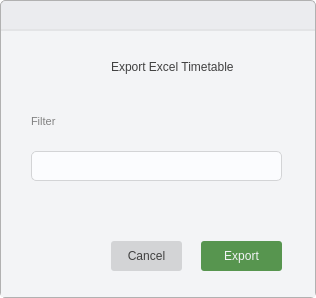
<?xml version="1.0" encoding="UTF-8"?>
<ui version="4.0">
 <class>Export</class>
 <widget class="QDialog" name="Export">
  <property name="geometry">
   <rect>
    <x>0</x>
    <y>0</y>
    <width>316</width>
    <height>298</height>
   </rect>
  </property>
  <property name="windowTitle">
   <string>Dialog</string>
  </property>
  <property name="styleSheet">
   <string notr="true">* {
	background: transparent;
	border: none;
	color: #414141;
}

QComboBox{
	border: 1px solid #D3D4D6;
	border-radius: 5px;
	padding-left: 5px;
	outline: none;
	background: #FBFCFE;
}

QComboBox::drop-down{
	background: transparent;
}

QComboBox::down-arrow{
	image: url(':/icons/icons/drop_down.svg');
	height: 24px;
	width: 24px;
}

QSpinBox{
	border: 1px solid #D3D4D6;
	border-radius: 5px;
	padding-left: 5px;
	background: #FBFCFE;
}

QSpinBox:down-button{
	background: transparent;
}

QSpinBox:up-button{
	background: transparent;
}

QSpinBox:down-arrow{
	image: url(':/icons/icons/drop_down.svg');
	height: 24px;
	width: 24px;
}

QSpinBox:up-arrow{
	image: url(':/icons/icons/drop_up.svg');
	height: 24px;
	width: 24px;
}

QLineEdit{
	border: 1px solid #D3D4D6;
	border-radius: 5px;
	padding-left: 5px;
	background: #FBFCFE;
}

QWidget#main_container {
	background: #EBECEF;
	border-radius: 5px;
	border: 1px solid #B1B1B1;
}

QWidget#container {
	background: #F3F4F6;
}

#close_btn:hover{
	background: #DC2626;
}

#toolbar{
	border-bottom: 2px solid #E3E4E6;
}</string>
  </property>
  <layout class="QVBoxLayout" name="verticalLayout_2">
   <property name="spacing">
    <number>0</number>
   </property>
   <property name="leftMargin">
    <number>0</number>
   </property>
   <property name="topMargin">
    <number>0</number>
   </property>
   <property name="rightMargin">
    <number>0</number>
   </property>
   <property name="bottomMargin">
    <number>0</number>
   </property>
   <item>
    <widget class="QWidget" name="main_container" native="true">
     <layout class="QVBoxLayout" name="verticalLayout">
      <property name="spacing">
       <number>0</number>
      </property>
      <property name="leftMargin">
       <number>1</number>
      </property>
      <property name="topMargin">
       <number>1</number>
      </property>
      <property name="rightMargin">
       <number>1</number>
      </property>
      <property name="bottomMargin">
       <number>1</number>
      </property>
      <item>
       <widget class="QWidget" name="toolbar" native="true">
        <property name="maximumSize">
         <size>
          <width>16777215</width>
          <height>30</height>
         </size>
        </property>
        <widget class="QPushButton" name="close_btn">
         <property name="geometry">
          <rect>
           <x>280</x>
           <y>0</y>
           <width>35</width>
           <height>30</height>
          </rect>
         </property>
         <property name="focusPolicy">
          <enum>Qt::FocusPolicy::NoFocus</enum>
         </property>
         <property name="text">
          <string/>
         </property>
         <property name="icon">
          <iconset theme="QIcon::ThemeIcon::ApplicationExit"/>
         </property>
         <property name="iconSize">
          <size>
           <width>10</width>
           <height>10</height>
          </size>
         </property>
        </widget>
       </widget>
      </item>
      <item>
       <widget class="QWidget" name="container" native="true">
        <layout class="QVBoxLayout" name="verticalLayout_3">
         <property name="spacing">
          <number>0</number>
         </property>
         <property name="leftMargin">
          <number>0</number>
         </property>
         <property name="topMargin">
          <number>0</number>
         </property>
         <property name="rightMargin">
          <number>0</number>
         </property>
         <property name="bottomMargin">
          <number>0</number>
         </property>
         <item>
          <widget class="QFrame" name="frame">
           <property name="frameShape">
            <enum>QFrame::Shape::StyledPanel</enum>
           </property>
           <property name="frameShadow">
            <enum>QFrame::Shadow::Plain</enum>
           </property>
           <widget class="QPushButton" name="timetable_export">
            <property name="geometry">
             <rect>
              <x>200</x>
              <y>210</y>
              <width>81</width>
              <height>30</height>
             </rect>
            </property>
            <property name="cursor">
             <cursorShape>PointingHandCursor</cursorShape>
            </property>
            <property name="styleSheet">
             <string notr="true">padding: 5px;
background: #57954F;
color: #F3F4F6;
border-radius: 3px;</string>
            </property>
            <property name="text">
             <string>Export</string>
            </property>
           </widget>
           <widget class="QPushButton" name="cancel_btn">
            <property name="geometry">
             <rect>
              <x>110</x>
              <y>210</y>
              <width>71</width>
              <height>30</height>
             </rect>
            </property>
            <property name="cursor">
             <cursorShape>PointingHandCursor</cursorShape>
            </property>
            <property name="focusPolicy">
             <enum>Qt::FocusPolicy::StrongFocus</enum>
            </property>
            <property name="layoutDirection">
             <enum>Qt::LayoutDirection::LeftToRight</enum>
            </property>
            <property name="styleSheet">
             <string notr="true">padding: 5px;
background: #D3D4D6;
color: #414141;
border-radius: 3px;</string>
            </property>
            <property name="text">
             <string>Cancel</string>
            </property>
            <property name="iconSize">
             <size>
              <width>12</width>
              <height>12</height>
             </size>
            </property>
           </widget>
           <widget class="QLabel" name="label">
            <property name="geometry">
             <rect>
              <x>110</x>
              <y>20</y>
              <width>141</width>
              <height>31</height>
             </rect>
            </property>
            <property name="text">
             <string>Export Excel Timetable</string>
            </property>
           </widget>
           <widget class="QLabel" name="sub_title_2">
            <property name="geometry">
             <rect>
              <x>30</x>
              <y>80</y>
              <width>160</width>
              <height>20</height>
             </rect>
            </property>
            <property name="font">
             <font>
              <pointsize>8</pointsize>
              <bold>false</bold>
             </font>
            </property>
            <property name="styleSheet">
             <string notr="true">color: rgb(129, 129, 129);</string>
            </property>
            <property name="text">
             <string>Filter</string>
            </property>
           </widget>
           <widget class="QComboBox" name="timetable_filter">
            <property name="geometry">
             <rect>
              <x>30</x>
              <y>120</y>
              <width>251</width>
              <height>30</height>
             </rect>
            </property>
            <property name="minimumSize">
             <size>
              <width>0</width>
              <height>30</height>
             </size>
            </property>
            <property name="placeholderText">
             <string/>
            </property>
           </widget>
          </widget>
         </item>
        </layout>
       </widget>
      </item>
     </layout>
    </widget>
   </item>
  </layout>
 </widget>
 <resources>
  <include location="../assets/icons.qrc"/>
 </resources>
 <connections/>
</ui>
